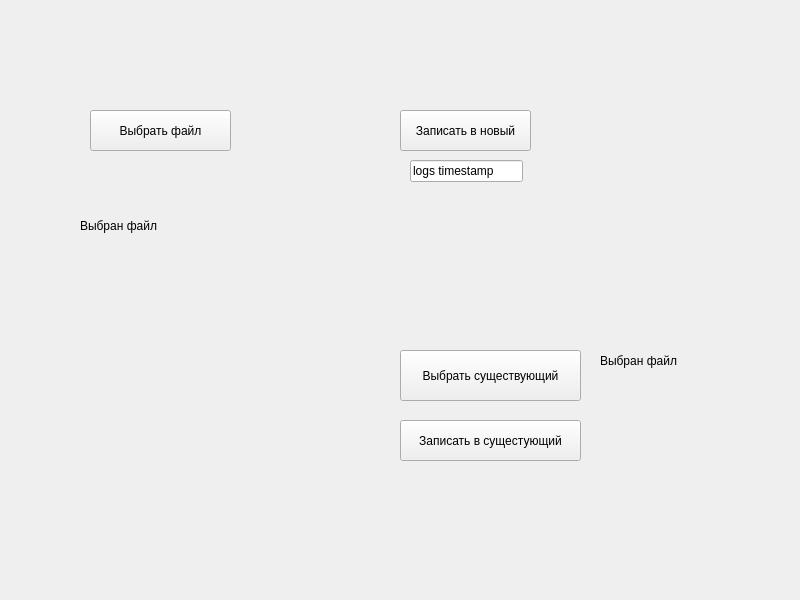
<?xml version="1.0" encoding="UTF-8"?>
<ui version="4.0">
 <class>MainWindow</class>
 <widget class="QMainWindow" name="MainWindow">
  <property name="geometry">
   <rect>
    <x>0</x>
    <y>0</y>
    <width>800</width>
    <height>600</height>
   </rect>
  </property>
  <property name="windowTitle">
   <string>MainWindow</string>
  </property>
  <widget class="QWidget" name="centralwidget">
   <widget class="QPushButton" name="select_txt_btn">
    <property name="geometry">
     <rect>
      <x>90</x>
      <y>110</y>
      <width>141</width>
      <height>41</height>
     </rect>
    </property>
    <property name="text">
     <string>Выбрать файл</string>
    </property>
   </widget>
   <widget class="QLabel" name="selected_txt_lbl">
    <property name="geometry">
     <rect>
      <x>80</x>
      <y>210</y>
      <width>361</width>
      <height>31</height>
     </rect>
    </property>
    <property name="text">
     <string>Выбран файл</string>
    </property>
   </widget>
   <widget class="QPushButton" name="write_new_btn">
    <property name="geometry">
     <rect>
      <x>400</x>
      <y>110</y>
      <width>131</width>
      <height>41</height>
     </rect>
    </property>
    <property name="text">
     <string>Записать в новый</string>
    </property>
   </widget>
   <widget class="QLineEdit" name="file_name_lineEdit">
    <property name="geometry">
     <rect>
      <x>410</x>
      <y>160</y>
      <width>113</width>
      <height>22</height>
     </rect>
    </property>
    <property name="text">
     <string>logs timestamp</string>
    </property>
   </widget>
   <widget class="QPushButton" name="select_existing_excel_btn">
    <property name="geometry">
     <rect>
      <x>400</x>
      <y>350</y>
      <width>181</width>
      <height>51</height>
     </rect>
    </property>
    <property name="text">
     <string>Выбрать существующий</string>
    </property>
   </widget>
   <widget class="QPushButton" name="write_existing_btn">
    <property name="geometry">
     <rect>
      <x>400</x>
      <y>420</y>
      <width>181</width>
      <height>41</height>
     </rect>
    </property>
    <property name="text">
     <string>Записать в сущестующий</string>
    </property>
   </widget>
   <widget class="QLabel" name="selected_xlsx_lbl">
    <property name="geometry">
     <rect>
      <x>600</x>
      <y>340</y>
      <width>181</width>
      <height>41</height>
     </rect>
    </property>
    <property name="text">
     <string>Выбран файл</string>
    </property>
   </widget>
  </widget>
 </widget>
 <resources/>
 <connections/>
</ui>
